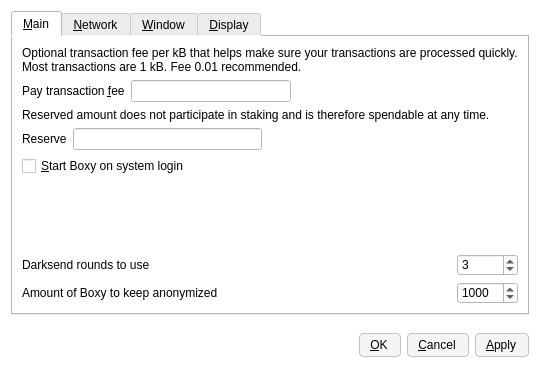
<?xml version="1.0" encoding="UTF-8"?>
<ui version="4.0">
 <class>OptionsDialog</class>
 <widget class="QDialog" name="OptionsDialog">
  <property name="geometry">
   <rect>
    <x>0</x>
    <y>0</y>
    <width>540</width>
    <height>380</height>
   </rect>
  </property>
  <property name="windowTitle">
   <string>Options</string>
  </property>
  <property name="styleSheet">
   <string notr="true">background-color: rgb(255, 255, 255);</string>
  </property>
  <property name="modal">
   <bool>true</bool>
  </property>
  <layout class="QVBoxLayout" name="verticalLayout">
   <item>
    <widget class="QTabWidget" name="tabWidget">
     <property name="tabPosition">
      <enum>QTabWidget::North</enum>
     </property>
     <property name="currentIndex">
      <number>0</number>
     </property>
     <widget class="QWidget" name="tabMain">
      <attribute name="title">
       <string>&amp;Main</string>
      </attribute>
      <layout class="QGridLayout" name="gridLayout">
       <item row="0" column="0" colspan="2">
        <widget class="QLabel" name="transactionFeeInfoLabel">
         <property name="text">
          <string>Optional transaction fee per kB that helps make sure your transactions are processed quickly. Most transactions are 1 kB. Fee 0.01 recommended.</string>
         </property>
         <property name="textFormat">
          <enum>Qt::PlainText</enum>
         </property>
         <property name="wordWrap">
          <bool>true</bool>
         </property>
        </widget>
       </item>
       <item row="1" column="0">
        <layout class="QHBoxLayout" name="horizontalLayoutFee">
         <item>
          <widget class="QLabel" name="transactionFeeLabel">
           <property name="text">
            <string>Pay transaction &amp;fee</string>
           </property>
           <property name="textFormat">
            <enum>Qt::PlainText</enum>
           </property>
           <property name="buddy">
            <cstring>transactionFee</cstring>
           </property>
          </widget>
         </item>
         <item>
          <widget class="BitcoinAmountField" name="transactionFee"/>
         </item>
         <item>
          <spacer name="horizontalSpacerFee">
           <property name="orientation">
            <enum>Qt::Horizontal</enum>
           </property>
           <property name="sizeHint" stdset="0">
            <size>
             <width>40</width>
             <height>20</height>
            </size>
           </property>
          </spacer>
         </item>
        </layout>
       </item>
       <item row="2" column="0" colspan="2">
        <widget class="QLabel" name="reserveBalanceInfoLabel">
         <property name="text">
          <string>Reserved amount does not participate in staking and is therefore spendable at any time.</string>
         </property>
         <property name="textFormat">
          <enum>Qt::PlainText</enum>
         </property>
         <property name="wordWrap">
          <bool>true</bool>
         </property>
        </widget>
       </item>
       <item row="3" column="0">
        <layout class="QHBoxLayout" name="horizontalLayoutReserveBalance">
         <item>
          <widget class="QLabel" name="reserveBalanceLabel">
           <property name="text">
            <string>Reserve</string>
           </property>
           <property name="textFormat">
            <enum>Qt::PlainText</enum>
           </property>
           <property name="buddy">
            <cstring>reserveBalance</cstring>
           </property>
          </widget>
         </item>
         <item>
          <widget class="BitcoinAmountField" name="reserveBalance"/>
         </item>
         <item>
          <spacer name="horizontalSpacerReserveBalance">
           <property name="orientation">
            <enum>Qt::Horizontal</enum>
           </property>
           <property name="sizeHint" stdset="0">
            <size>
             <width>40</width>
             <height>20</height>
            </size>
           </property>
          </spacer>
         </item>
        </layout>
       </item>
       <item row="4" column="0">
        <widget class="QCheckBox" name="bitcoinAtStartup">
         <property name="toolTip">
          <string>Automatically start Boxy after logging in to the system.</string>
         </property>
         <property name="text">
          <string>&amp;Start Boxy on system login</string>
         </property>
        </widget>
       </item>
       <item row="5" column="0">
        <spacer name="verticalSpacer_Main">
         <property name="orientation">
          <enum>Qt::Vertical</enum>
         </property>
         <property name="sizeHint" stdset="0">
          <size>
           <width>20</width>
           <height>40</height>
          </size>
         </property>
        </spacer>
       </item>
       <item row="6" column="0">
        <widget class="QLabel" name="label">
         <property name="toolTip">
          <string>&lt;html&gt;&lt;head/&gt;&lt;body&gt;&lt;p&gt;This setting determines the amount of individual masternodes that an input will be anonymized through. More rounds of anonymization gives a higher degree of privacy, but also costs more in fees.&lt;/p&gt;&lt;/body&gt;&lt;/html&gt;</string>
         </property>
         <property name="text">
          <string>Darksend rounds to use</string>
         </property>
        </widget>
       </item>
       <item row="6" column="1">
        <widget class="QSpinBox" name="darksendRounds">
         <property name="minimum">
          <number>2</number>
         </property>
         <property name="maximum">
          <number>16</number>
         </property>
         <property name="value">
          <number>3</number>
         </property>
        </widget>
       </item>
       <item row="7" column="0">
        <widget class="QLabel" name="label_2">
         <property name="toolTip">
          <string>This amount acts as a threshold to turn off Darksend once it's reached.</string>
         </property>
         <property name="statusTip">
          <string notr="true"/>
         </property>
         <property name="whatsThis">
          <string notr="true"/>
         </property>
         <property name="accessibleName">
          <string notr="true"/>
         </property>
         <property name="accessibleDescription">
          <string notr="true"/>
         </property>
         <property name="text">
          <string>Amount of Boxy to keep anonymized</string>
         </property>
        </widget>
       </item>
       <item row="7" column="1">
        <widget class="QSpinBox" name="anonymizeboxy">
         <property name="minimum">
          <number>2</number>
         </property>
         <property name="maximum">
          <number>10000</number>
         </property>
         <property name="singleStep">
          <number>10</number>
         </property>
         <property name="value">
          <number>1000</number>
         </property>
        </widget>
       </item>
      </layout>
     </widget>
     <widget class="QWidget" name="tabNetwork">
      <attribute name="title">
       <string>&amp;Network</string>
      </attribute>
      <layout class="QVBoxLayout" name="verticalLayout_Network">
       <item>
        <widget class="QCheckBox" name="mapPortUpnp">
         <property name="toolTip">
          <string>Automatically open the Boxy client port on the router. This only works when your router supports UPnP and it is enabled.</string>
         </property>
         <property name="text">
          <string>Map port using &amp;UPnP</string>
         </property>
        </widget>
       </item>
       <item>
        <widget class="QCheckBox" name="connectSocks">
         <property name="toolTip">
          <string>Connect to the Boxy network through a SOCKS5 proxy (e.g. when connecting through Tor).</string>
         </property>
         <property name="text">
          <string>&amp;Connect through SOCKS5 proxy:</string>
         </property>
        </widget>
       </item>
       <item>
        <layout class="QHBoxLayout" name="horizontalLayout_Network">
         <item>
          <widget class="QLabel" name="proxyIpLabel">
           <property name="text">
            <string>Proxy &amp;IP:</string>
           </property>
           <property name="textFormat">
            <enum>Qt::PlainText</enum>
           </property>
           <property name="buddy">
            <cstring>proxyIp</cstring>
           </property>
          </widget>
         </item>
         <item>
          <widget class="QValidatedLineEdit" name="proxyIp">
           <property name="maximumSize">
            <size>
             <width>140</width>
             <height>16777215</height>
            </size>
           </property>
           <property name="toolTip">
            <string>IP address of the proxy (e.g. 127.0.0.1)</string>
           </property>
          </widget>
         </item>
         <item>
          <widget class="QLabel" name="proxyPortLabel">
           <property name="text">
            <string>&amp;Port:</string>
           </property>
           <property name="textFormat">
            <enum>Qt::PlainText</enum>
           </property>
           <property name="buddy">
            <cstring>proxyPort</cstring>
           </property>
          </widget>
         </item>
         <item>
          <widget class="QLineEdit" name="proxyPort">
           <property name="maximumSize">
            <size>
             <width>55</width>
             <height>16777215</height>
            </size>
           </property>
           <property name="toolTip">
            <string>Port of the proxy (e.g. 9050)</string>
           </property>
          </widget>
         </item>
         <item>
          <spacer name="horizontalSpacer_Network">
           <property name="orientation">
            <enum>Qt::Horizontal</enum>
           </property>
           <property name="sizeHint" stdset="0">
            <size>
             <width>40</width>
             <height>20</height>
            </size>
           </property>
          </spacer>
         </item>
        </layout>
       </item>
       <item>
        <spacer name="verticalSpacer_Network">
         <property name="orientation">
          <enum>Qt::Vertical</enum>
         </property>
         <property name="sizeHint" stdset="0">
          <size>
           <width>20</width>
           <height>40</height>
          </size>
         </property>
        </spacer>
       </item>
      </layout>
     </widget>
     <widget class="QWidget" name="tabWindow">
      <attribute name="title">
       <string>&amp;Window</string>
      </attribute>
      <layout class="QVBoxLayout" name="verticalLayout_Window">
       <item>
        <widget class="QCheckBox" name="minimizeToTray">
         <property name="toolTip">
          <string>Show only a tray icon after minimizing the window.</string>
         </property>
         <property name="text">
          <string>&amp;Minimize to the tray instead of the taskbar</string>
         </property>
        </widget>
       </item>
       <item>
        <widget class="QCheckBox" name="minimizeOnClose">
         <property name="toolTip">
          <string>Minimize instead of exit the application when the window is closed. When this option is enabled, the application will be closed only after selecting Quit in the menu.</string>
         </property>
         <property name="text">
          <string>M&amp;inimize on close</string>
         </property>
        </widget>
       </item>
       <item>
        <spacer name="verticalSpacer_Window">
         <property name="orientation">
          <enum>Qt::Vertical</enum>
         </property>
         <property name="sizeHint" stdset="0">
          <size>
           <width>20</width>
           <height>40</height>
          </size>
         </property>
        </spacer>
       </item>
      </layout>
     </widget>
     <widget class="QWidget" name="tabDisplay">
      <attribute name="title">
       <string>&amp;Display</string>
      </attribute>
      <layout class="QVBoxLayout" name="verticalLayout_Display">
       <item>
        <layout class="QHBoxLayout" name="horizontalLayout_1_Display">
         <item>
          <widget class="QLabel" name="langLabel">
           <property name="text">
            <string>User Interface &amp;language:</string>
           </property>
           <property name="textFormat">
            <enum>Qt::PlainText</enum>
           </property>
           <property name="buddy">
            <cstring>lang</cstring>
           </property>
          </widget>
         </item>
         <item>
          <widget class="QValueComboBox" name="lang">
           <property name="toolTip">
            <string>The user interface language can be set here. This setting will take effect after restarting Boxy.</string>
           </property>
          </widget>
         </item>
        </layout>
       </item>
       <item>
        <layout class="QHBoxLayout" name="horizontalLayout_2_Display">
         <item>
          <widget class="QLabel" name="unitLabel">
           <property name="text">
            <string>&amp;Unit to show amounts in:</string>
           </property>
           <property name="textFormat">
            <enum>Qt::PlainText</enum>
           </property>
           <property name="buddy">
            <cstring>unit</cstring>
           </property>
          </widget>
         </item>
         <item>
          <widget class="QValueComboBox" name="unit">
           <property name="toolTip">
            <string>Choose the default subdivision unit to show in the interface and when sending coins.</string>
           </property>
          </widget>
         </item>
        </layout>
       </item>
       <item>
        <widget class="QCheckBox" name="coinControlFeatures">
         <property name="toolTip">
          <string>Whether to show coin control features or not.</string>
         </property>
         <property name="text">
          <string>Display coin &amp;control features (experts only!)</string>
         </property>
        </widget>
       </item>
       <item>
        <widget class="QCheckBox" name="useBlackTheme">
         <property name="enabled">
          <bool>false</bool>
         </property>
         <property name="styleSheet">
          <string notr="true"/>
         </property>
         <property name="text">
          <string>Use black visual theme (requires restart)</string>
         </property>
        </widget>
       </item>
       <item>
        <spacer name="verticalSpacer_Display">
         <property name="orientation">
          <enum>Qt::Vertical</enum>
         </property>
         <property name="sizeHint" stdset="0">
          <size>
           <width>20</width>
           <height>40</height>
          </size>
         </property>
        </spacer>
       </item>
      </layout>
     </widget>
    </widget>
   </item>
   <item>
    <layout class="QHBoxLayout" name="horizontalLayout_Buttons">
     <item>
      <spacer name="horizontalSpacer_1">
       <property name="orientation">
        <enum>Qt::Horizontal</enum>
       </property>
       <property name="sizeHint" stdset="0">
        <size>
         <width>40</width>
         <height>48</height>
        </size>
       </property>
      </spacer>
     </item>
     <item>
      <widget class="QLabel" name="statusLabel">
       <property name="font">
        <font>
         <weight>75</weight>
         <bold>true</bold>
        </font>
       </property>
       <property name="text">
        <string/>
       </property>
       <property name="textFormat">
        <enum>Qt::PlainText</enum>
       </property>
       <property name="wordWrap">
        <bool>true</bool>
       </property>
      </widget>
     </item>
     <item>
      <spacer name="horizontalSpacer_2">
       <property name="orientation">
        <enum>Qt::Horizontal</enum>
       </property>
       <property name="sizeHint" stdset="0">
        <size>
         <width>40</width>
         <height>48</height>
        </size>
       </property>
      </spacer>
     </item>
     <item>
      <widget class="QPushButton" name="okButton">
       <property name="styleSheet">
        <string notr="true">background-color: rgb(245, 245, 245);
border-radius: 4px;
border: 1px solid #c4c1bd;
font-weight: 400;
padding: 4px;
padding-left: 10px;
padding-right: 12px;
icon-size: 0;</string>
       </property>
       <property name="text">
        <string>&amp;OK</string>
       </property>
      </widget>
     </item>
     <item>
      <widget class="QPushButton" name="cancelButton">
       <property name="styleSheet">
        <string notr="true">background-color: rgb(245, 245, 245);
border-radius: 4px;
border: 1px solid #c4c1bd;
font-weight: 400;
padding: 4px;
padding-left: 10px;
padding-right: 12px;
icon-size: 0;</string>
       </property>
       <property name="text">
        <string>&amp;Cancel</string>
       </property>
       <property name="autoDefault">
        <bool>false</bool>
       </property>
      </widget>
     </item>
     <item>
      <widget class="QPushButton" name="applyButton">
       <property name="styleSheet">
        <string notr="true">background-color: rgb(245, 245, 245);
border-radius: 4px;
border: 1px solid #c4c1bd;
font-weight: 400;
padding: 4px;
padding-left: 10px;
padding-right: 12px;
icon-size: 0;</string>
       </property>
       <property name="text">
        <string>&amp;Apply</string>
       </property>
       <property name="autoDefault">
        <bool>false</bool>
       </property>
      </widget>
     </item>
    </layout>
   </item>
  </layout>
 </widget>
 <customwidgets>
  <customwidget>
   <class>QValidatedLineEdit</class>
   <extends>QLineEdit</extends>
   <header>qvalidatedlineedit.h</header>
  </customwidget>
  <customwidget>
   <class>BitcoinAmountField</class>
   <extends>QLineEdit</extends>
   <header>bitcoinamountfield.h</header>
   <container>1</container>
  </customwidget>
  <customwidget>
   <class>QValueComboBox</class>
   <extends>QComboBox</extends>
   <header>qvaluecombobox.h</header>
  </customwidget>
 </customwidgets>
 <resources/>
 <connections/>
</ui>
